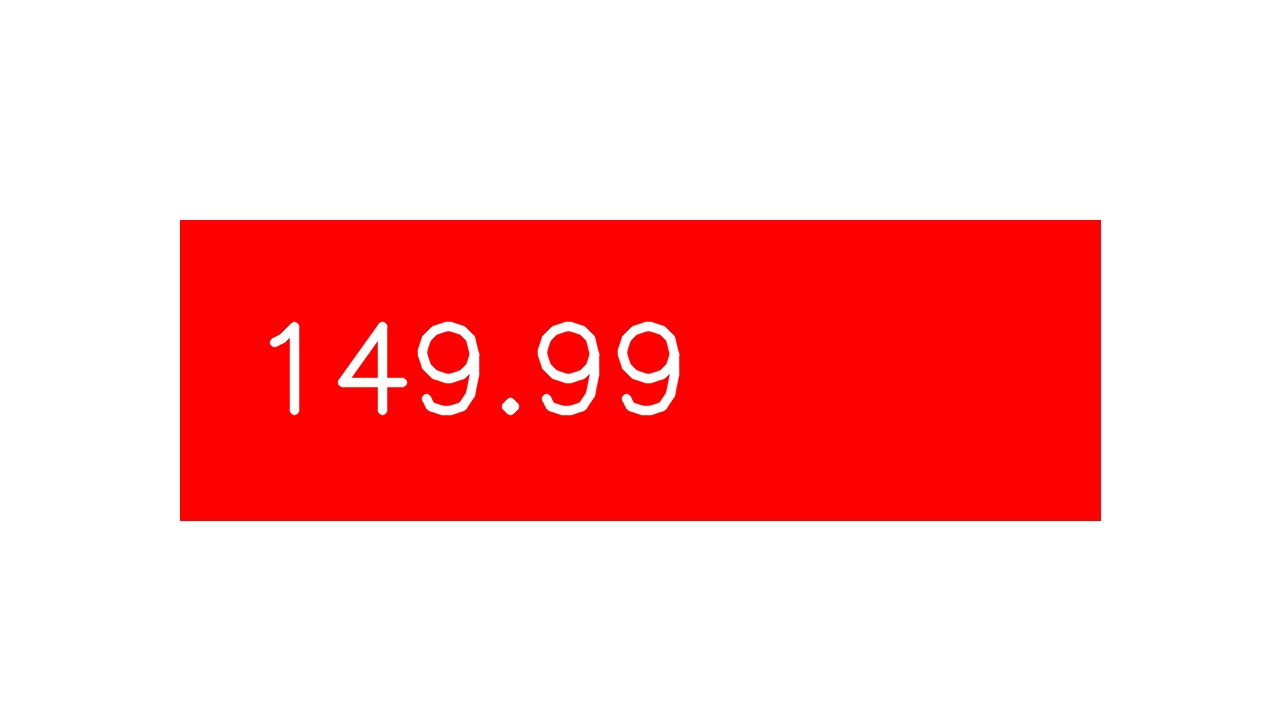
#> input picture .run/test_photo.jpg, 1280 x 720 px
$ python -i ocr.py   (imports and definitions only)
#> lines starting #> are read from the running program, lines starting #| are printed output that depends on the picture; after the words box and inside, x2 and y2 are one past the last pixel; in counts of white or black regions, pixels touching at a corner belong together
#> further down, picture is the input picture: shape (720, 1280, 3); mean B, G, R 181.1, 181.1, 254.4
"""
pipeline/ocr.py — PaddleOCR wrapper, zone splitting, and artifact masking.

Key functions:
  load_ocr()              — load PaddleOCR model
  ocr_to_lines()          — run OCR on single image -> List[OCRLine]
  ocr_zoned()             — run OCR on 6 zones + deduplicate -> List[OCRLine]
  suppress_code_artifacts() — mask QR/barcode regions before OCR
  enhance_crop()          — CLAHE + unsharp mask
  split_price_tag_zones() — split crop into 6 overlapping zones
  annotate_ocr()          — draw boxes on image (for visualization)
"""

from __future__ import annotations

import re
from dataclasses import dataclass, field
from typing import Any

import cv2
import numpy as np


@dataclass
class OCRLine:
    text: str
    confidence: float = 0.0
    box: Any = None
    engine: str = "unknown"


# ── Image enhancement ─────────────────────────────────────────────────────────


def suppress_code_artifacts(image_bgr: np.ndarray) -> np.ndarray:
    """
    Mask dense QR/barcode regions with background color before OCR.

    QR/barcode modules create garbage tokens; this masks them conservatively,
    targeting right/lower regions only to leave price and name areas intact.
    """
    if image_bgr is None or image_bgr.size == 0:
        return image_bgr
    h, w = image_bgr.shape[:2]
#> h = 720; w = 1280
    if h < 40 or w < 40:
        return image_bgr

    out = image_bgr.copy()
    gray = cv2.cvtColor(image_bgr, cv2.COLOR_BGR2GRAY)
    dark = cv2.inRange(gray, 0, 120)
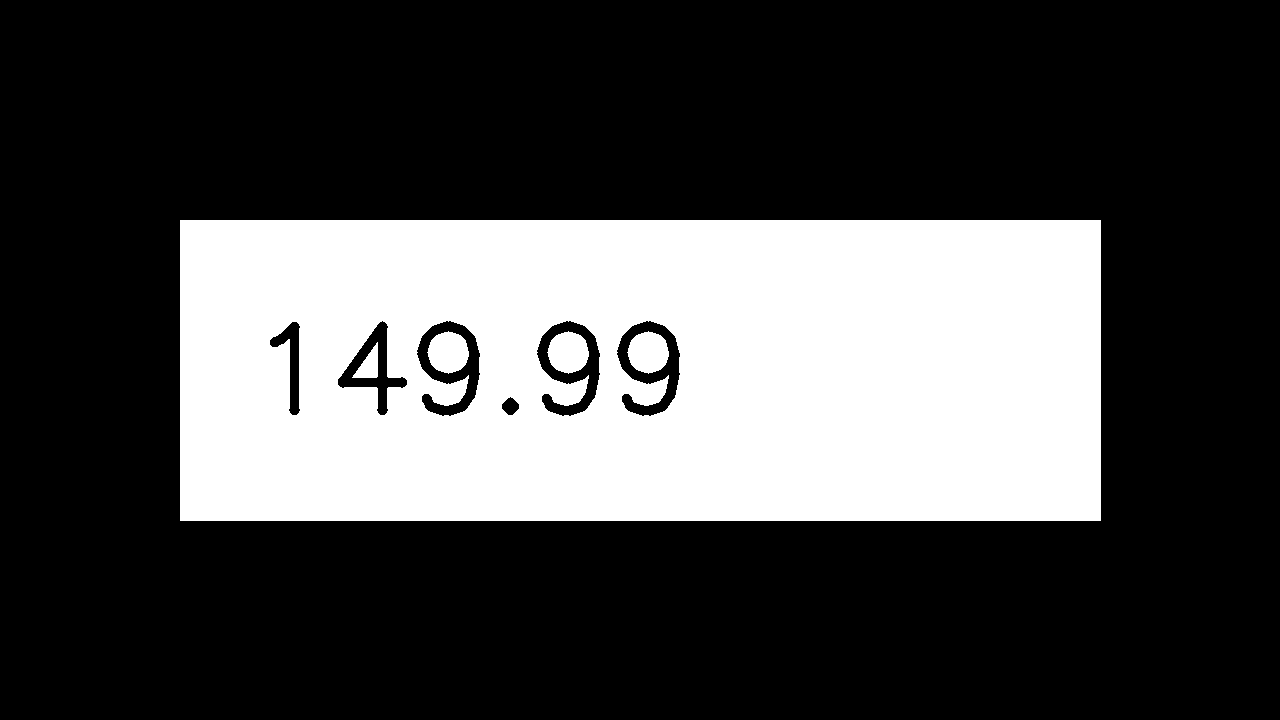
#> dark: shape (720, 1280); 28.9% white; 5 white regions, box (x1, y1, x2, y2) and area: (180, 220, 1101, 521) 262239, (427, 331, 469, 374) 1342, (547, 331, 589, 374) 1342, (627, 331, 669, 374) 1342, (352, 342, 378, 378) 485
    edges = cv2.Canny(gray, 45, 160)
#> edges: shape (720, 1280); 0.52% white in thin lines or dots, all inside (x1, y1, x2, y2) = (179, 219, 1102, 522)
    texture = cv2.bitwise_or(dark, edges)
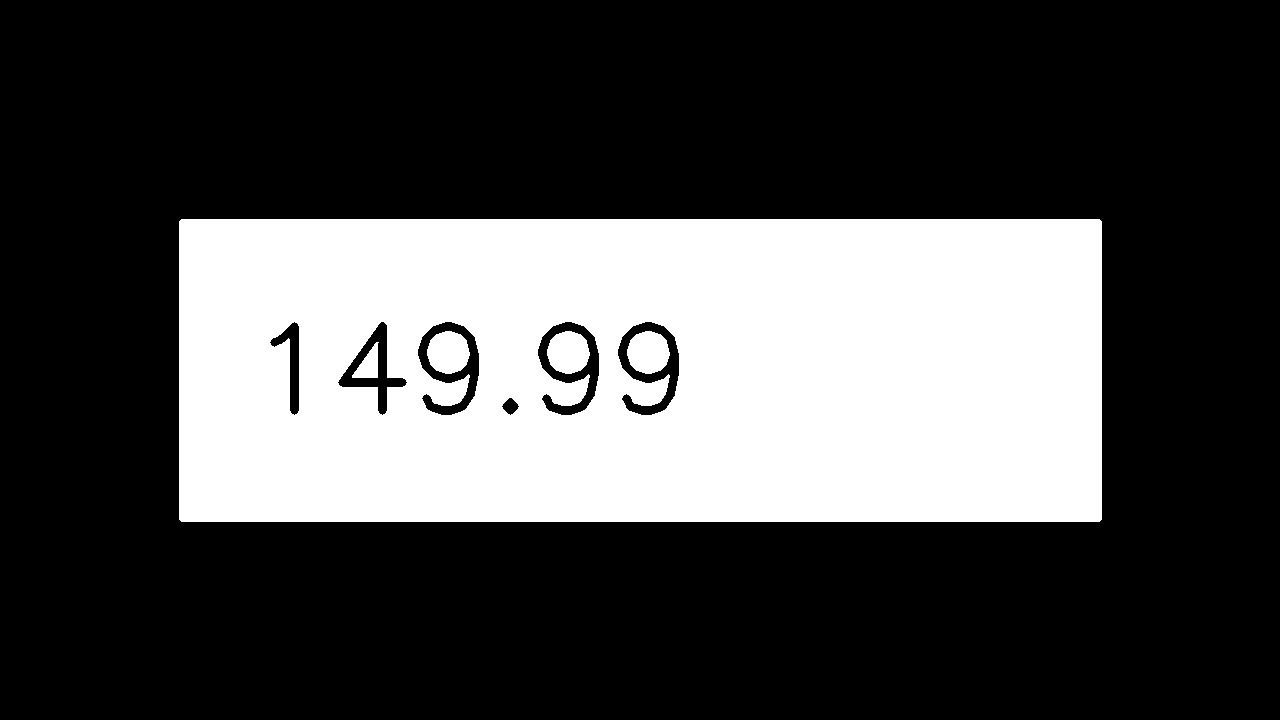
#> texture: shape (720, 1280); 29.3% white; 5 white regions, box (x1, y1, x2, y2) and area: (179, 219, 1102, 522) 265593, (427, 331, 470, 374) 1435, (547, 331, 590, 374) 1435, (627, 331, 670, 374) 1435, (352, 342, 379, 378) 527
    texture = cv2.morphologyEx(
        texture, cv2.MORPH_CLOSE, cv2.getStructuringElement(cv2.MORPH_RECT, (5, 5))
    )
    contours, _ = cv2.findContours(texture, cv2.RETR_EXTERNAL, cv2.CHAIN_APPROX_SIMPLE)
#> contours = 1 item
    small_code_boxes: list[tuple[int, int, int, int]] = []

    for contour in contours:
        x, y, bw, bh = cv2.boundingRect(contour)
        if bw < 6 or bh < 6:
            continue
        area_ratio = (bw * bh) / max(1.0, float(w * h))
        if not 0.002 <= area_ratio <= 0.45:
            continue
        roi_dark = dark[y : y + bh, x : x + bw]
        roi_edges = edges[y : y + bh, x : x + bw]
        dark_density = float((roi_dark > 0).mean())
        edge_density = float((roi_edges > 0).mean())
        aspect = bw / max(1, bh)

        right_or_lower = x > 0.42 * w or y > 0.48 * h
        qr_like = 0.55 <= aspect <= 1.85 and dark_density >= 0.16 and edge_density >= 0.045
        barcode_like = (
            (aspect >= 2.8 or aspect <= 0.36)
            and dark_density >= 0.11
            and edge_density >= 0.040
            and (y > 0.45 * h or x > 0.50 * w)
        )

        if right_or_lower and qr_like and area_ratio >= 0.002:
            small_code_boxes.append((x, y, x + bw, y + bh))

        if not right_or_lower or not (qr_like or barcode_like):
            continue

        pad = max(2, int(0.03 * max(bw, bh)))
        x1, y1 = max(0, x - pad), max(0, y - pad)
        x2, y2 = min(w, x + bw + pad), min(h, y + bh + pad)
        bg = np.percentile(out.reshape(-1, 3), 88, axis=0).astype(np.uint8).tolist()
        cv2.rectangle(out, (x1, y1), (x2, y2), bg, thickness=-1)
#> this loop made 1 pass
#> (x, y, bw, bh, area_ratio, dark_density, edge_density, aspect) on pass 1: (179, 219, 923, 303, 0.303, 0.954, 0.0171, 3.05)
#> pass 1, in suppress_code_artifacts, `roi_dark = dark[y : y + bh, x : x + bw]`:
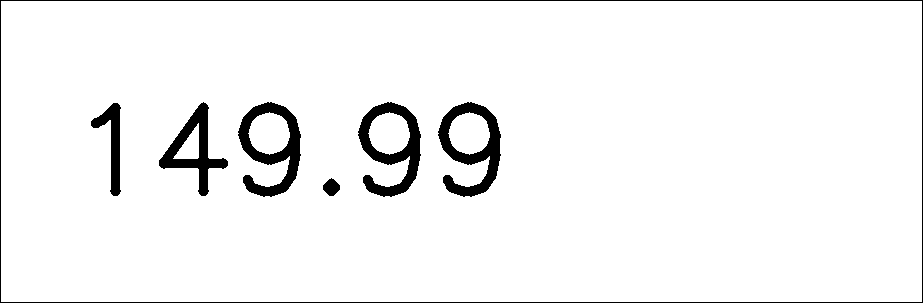
#> roi_dark: shape (303, 923); 95.4% white; 7 black regions, largest, box (x1, y1, x2, y2) and area: (0, 0, 923, 303) 2448, (238, 102, 301, 197) 2435, (358, 102, 421, 197) 2435
#> pass 1, in suppress_code_artifacts, `roi_edges = edges[y : y + bh, x : x + bw]`:
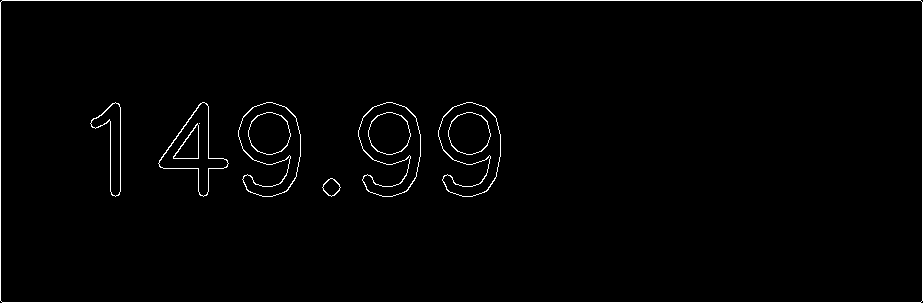
#> roi_edges: shape (303, 923); 1.7% white in thin lines or dots
#> after the loop, small_code_boxes = []

    # If 6+ small code boxes cluster together -> mask the whole region
    if len(small_code_boxes) >= 6:
        x1 = min(box[0] for box in small_code_boxes)
        y1 = min(box[1] for box in small_code_boxes)
        x2 = max(box[2] for box in small_code_boxes)
        y2 = max(box[3] for box in small_code_boxes)
        bw, bh = x2 - x1, y2 - y1
        area_ratio = (bw * bh) / max(1.0, float(w * h))
        aspect = bw / max(1, bh)
        if (
            0.01 <= area_ratio <= 0.45
            and 0.45 <= aspect <= 2.2
            and (x1 > 0.42 * w or y1 > 0.45 * h)
        ):
            pad = max(2, int(0.025 * max(bw, bh)))
            x1, y1 = max(0, x1 - pad), max(0, y1 - pad)
            x2, y2 = min(w, x2 + pad), min(h, y2 + pad)
            bg = np.percentile(out.reshape(-1, 3), 88, axis=0).astype(np.uint8).tolist()
            cv2.rectangle(out, (x1, y1), (x2, y2), bg, thickness=-1)

    return out


def enhance_crop(
    image_bgr: np.ndarray,
    max_side: int = 1600,
    suppress_artifacts: bool = True,
) -> np.ndarray:
    """CLAHE + unsharp mask; optionally upscale small crops and mask QR artifacts."""
    if image_bgr is None or image_bgr.size == 0:
        return image_bgr
    if suppress_artifacts:
        image_bgr = suppress_code_artifacts(image_bgr)
    h, w = image_bgr.shape[:2]
#> h = 720; w = 1280
    scale = 1.0
    if max(h, w) < 650:
        scale = min(3.0, 850.0 / max(h, w))
    elif max(h, w) > max_side:
        scale = max_side / float(max(h, w))
    if abs(scale - 1.0) > 1e-3:
        interp = cv2.INTER_CUBIC if scale > 1 else cv2.INTER_AREA
        image_bgr = cv2.resize(image_bgr, None, fx=scale, fy=scale, interpolation=interp)
    # CLAHE on L channel
    lab = cv2.cvtColor(image_bgr, cv2.COLOR_BGR2LAB)
#> lab: shape (720, 1280, 3); mean of channels 0, 1, 2 220, 151.1, 147.3
    l, a, b = cv2.split(lab)
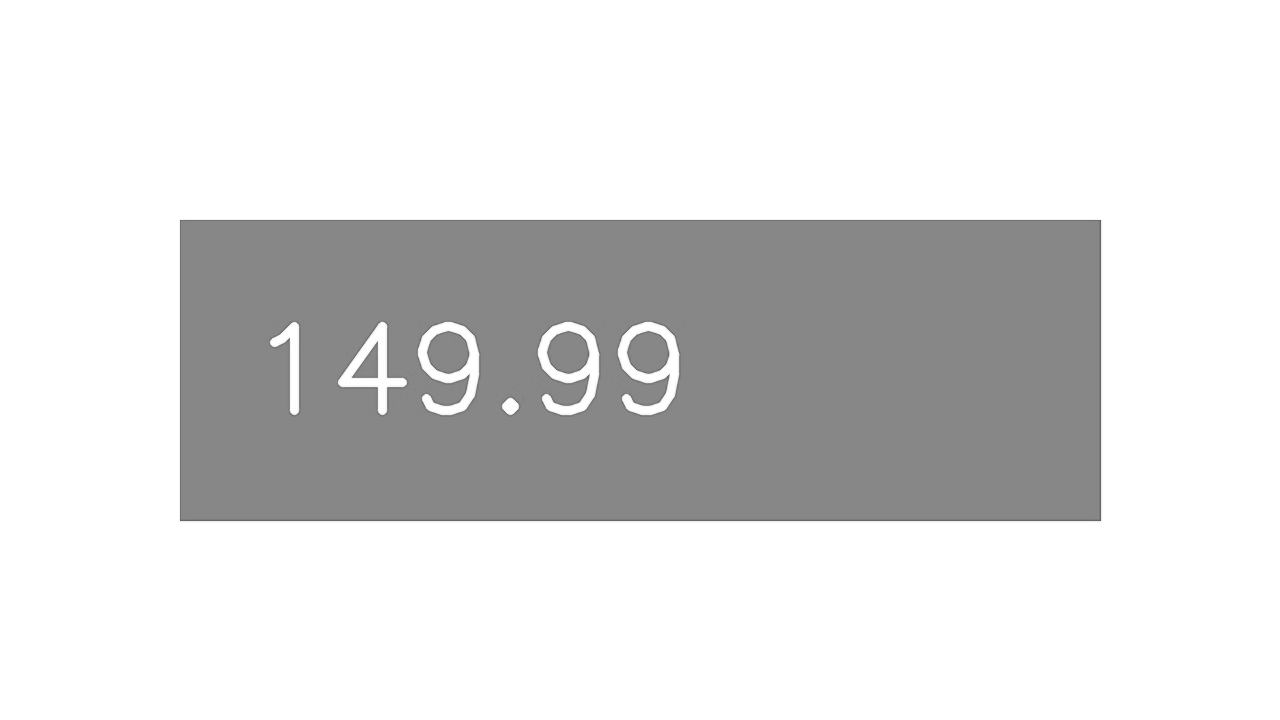
#> l: shape (720, 1280); min 89, max 255, mean 220
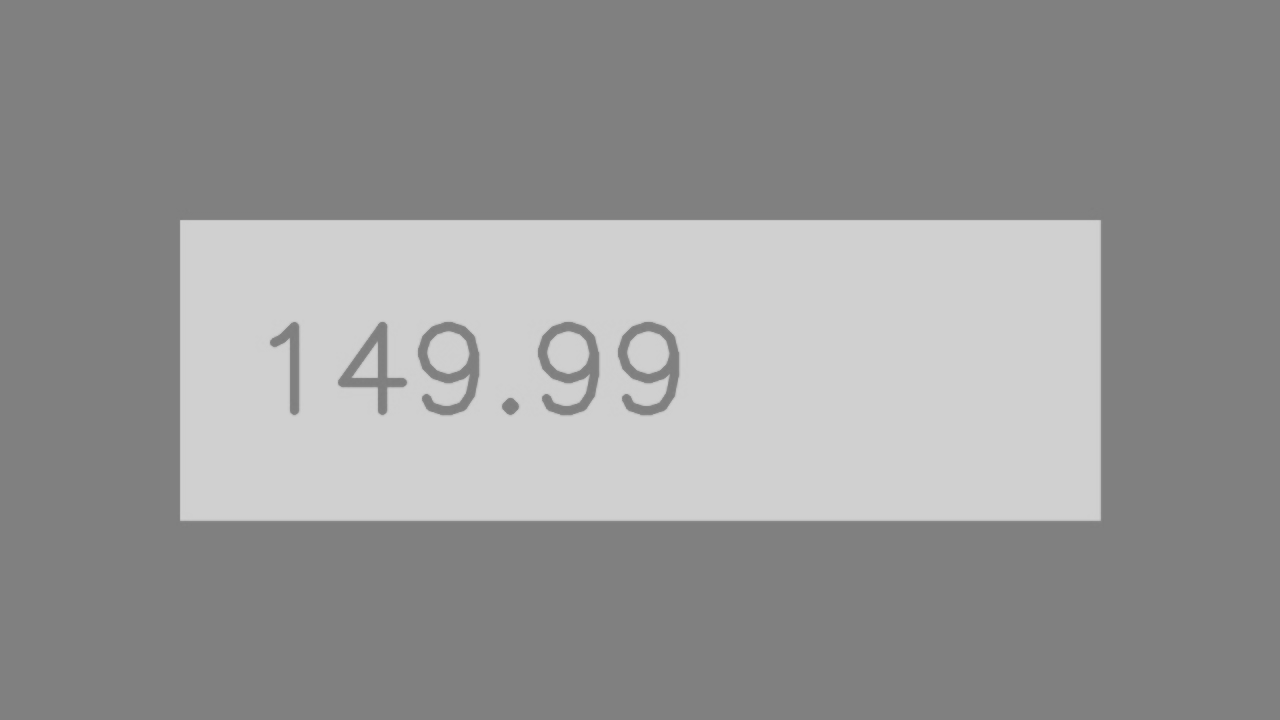
#> a: shape (720, 1280); min 124, max 208, mean 151.1
    clahe = cv2.createCLAHE(clipLimit=2.0, tileGridSize=(8, 8))
    l = clahe.apply(l)
    out = cv2.cvtColor(cv2.merge([l, a, b]), cv2.COLOR_LAB2BGR)
    # Unsharp mask
    blur = cv2.GaussianBlur(out, (0, 0), 1.0)
    return cv2.addWeighted(out, 1.45, blur, -0.45, 0)


# ── Zone splitting ────────────────────────────────────────────────────────────


# [260 lines left out: functions _crop_zone, split_price_tag_zones, load_ocr, _paddle_result_to_lines, ocr_to_lines, ocr_simple and 5 more, not called in this run]


def zones_to_text(zones: dict) -> dict[str, str]:
    """Flatten extract_text_zones output to plain strings."""
    return {z: " | ".join(t for t, _, _ in lines) for z, lines in zones.items()}


# [4 lines left out: function sharpen, not called in this run]

>>> import cv2
>>> picture = cv2.imread('../.run/test_photo.jpg')
>>> result = enhance_crop(picture)
